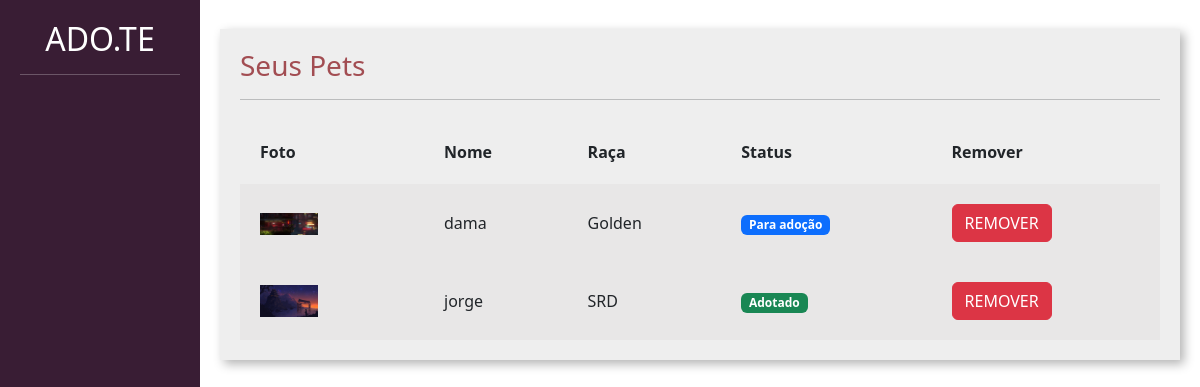
Before: /divulgar/seus_pets/ (signed in) with the older database file.
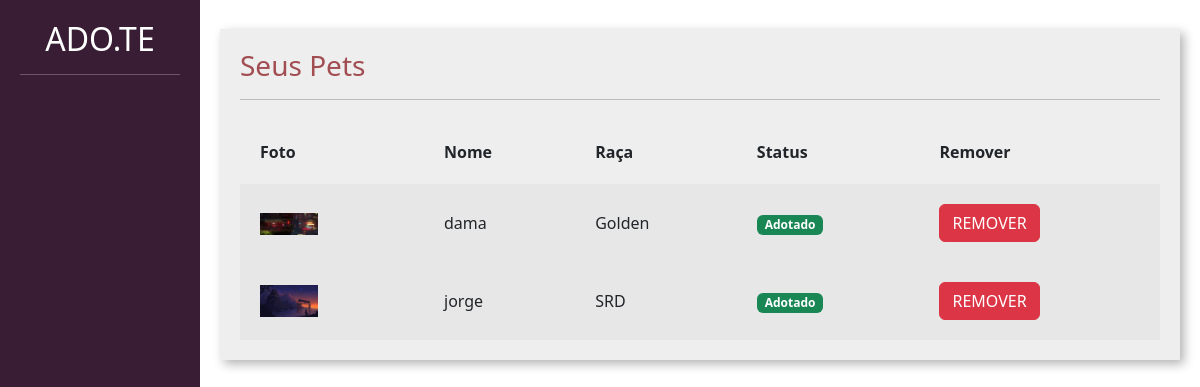
After: the same page with the newer database file.
### divulgar/models.py (models this page shows, shortened)
class Pet(models.Model):
    choices_status = (('P', 'Para adoção'),
                      ('A', 'Adotado'))
    usuario = models.ForeignKey(User, on_delete=models.DO_NOTHING)
    foto = models.ImageField(upload_to='fotos_pets')
    nome = models.CharField(max_length=100)
    descricao = models.TextField()
    estado = models.CharField(max_length=50)
    cidade = models.CharField(max_length=50)
    telefone = models.CharField(max_length=14)
    tags = models.ManyToManyField(Tag)
    raca = models.ForeignKey(Raca, on_delete=models.DO_NOTHING)
    status = models.CharField(max_length=1, choices=choices_status, default='P')

class Raca(models.Model):
    raca = models.CharField(max_length=50)
    def __str__(self):
        return self.raca

### divulgar/views.py (the view)
# urls.py: path('seus_pets/', views.seus_pets, name='seus_pets'),
@login_required
def seus_pets(request):
    if request.method == 'GET':
        pets = Pet.objects.filter(usuario=request.user)
        return render(request, 'seus_pets.html', {'pets': pets})

### divulgar/templates/seus_pets.html (shortened to what this page needs)
{% load static %}
<!doctype html>
<html lang="pt-BR">
    <head>
    <link href="https://cdn.jsdelivr.net/npm/bootstrap@5.3.0-alpha1/dist/css/bootstrap.min.css" rel="stylesheet">
    <link href="{% static 'usuarios/css/cadastro.css' %}" rel="stylesheet">
    <link href="{% static 'divulgar/css/novo_pet.css' %}" rel="stylesheet">
    <link href="{% static 'divulgar/css/seus_pet.css' %}" rel="stylesheet">
    </head>
    <body>
        <div class="container-fluid">
            <div class="row">
                <div class="col-md-2 bg-side sidebar">
                    <h2>ADO.TE</h2>
                    <hr>
                </div>
                <div class="col-md">
                    <div class="wrapper">
                        <div class="box width80">
                            <h3 class="font-vinho">Seus Pets</h3>
                            <hr>
                             <table class="tabela" cellpadding="20">
                                <tr>
                                    <th>Foto</th>
                                    <th>Nome</th>
                                    <th>Raça</th>
                                    <th>Status</th>
                                    <th>Remover</th>
                                </tr>
                                        {% for pet in pets %}
                                        <tr class="tabela-linha">
                                            <td width="20%">
                                                <img width="40%" src="{{pet.foto.url}}">
                                            </td>
                                            <td>
                                                {{pet.nome}}
                                            </td>
                                            <td>
                                                {{pet.raca}}
                                            </td>
                                            <td>
                                                {% if pet.status == 'P' %}
                                                    <span class='badge text-bg-primary'>Para adoção</span>
                                                {% elif pet.status == 'A' %}
                                                    <span class='badge text-bg-success'>Adotado</span>
                                                {% endif %}
                                            </td>
                                            <td>
                                                <a href="{% url 'remover_pet' pet.id %}" class="btn btn-danger">REMOVER</a>
                                            </td>
                                        </tr>
                                        {% endfor %}
                            </table>
                        </div>
                    </div>
                </div>
            </div>
        </div>
    </body>
</html>

### templates/static/usuarios/css/cadastro.css (style rules this page uses)
.bg-side { background-color: #391D34; color: white; height: 100vh; }

### templates/static/divulgar/css/novo_pet.css (style rules this page uses)
.sidebar { text-align: center; padding: 20px; }
.wrapper { margin-top: 3%; display: flex; flex-direction: row; justify-content: center; align-items: center; }
.box { padding:20px; width: 50vw; background: rgb(238, 238, 238); box-shadow: 4px 4px 10px rgba(0,0,0,.3); }
.font-vinho { color: #A24D52; }

### templates/static/divulgar/css/seus_pet.css (style rules this page uses)
.width80 { width: 80vw; }
.tabela { width: 100%; margin-top: 20px; }
.tabela-linha { background-color: #e8e7e7; }

Changed rows visible on the page:
changed Pet "dama": status "Para adoção" → "Adotado"
